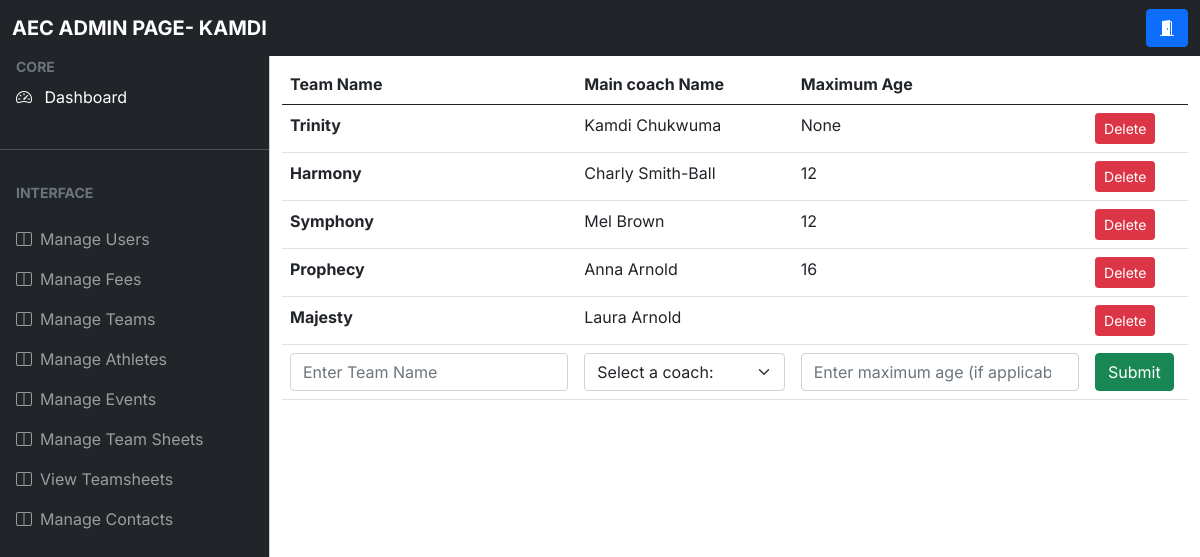
Page /teams (signed in) on the committed database.
### app.py (models this page shows)
class User(db.Model, UserMixin):
    id = db.Column(db.Integer, primary_key = True)
    firstName = db.Column(db.String(50),nullable = False)
    surname = db.Column(db.String(50), nullable = False)
    dob = db.Column(db.DateTime, nullable = False)
    start_date = db.Column(db.DateTime, nullable = True, default=date.today())
    email = db.Column(db.String(70), nullable = False)
    password = db.Column(db.String(255), nullable = False)
    usertype = db.Column(db.Integer, default = -1)
    verified = db.Column(db.Integer, default = 0)

class Team_Details(db.Model):
    team_id = db.Column(db.Integer, primary_key= True)
    coach_id = db.Column(db.Integer)
    team_name= db.Column(db.String(20), nullable= False)
    max_age = db.Column(db.Integer, nullable=True)

### app.py (the view)
@app.route('/teams', methods=['GET','POST'])#complete
@login_required
def view_teams():
    team_names = {}
    coaches = {}
    query = db.engine.execute("SELECT team__details.team_id, team__details.max_age, team__details.team_name, user.firstName, user.surname FROM team__details, user WHERE user.id == team__details.coach_id ")
    for team in query:
        team_names[team[0]] = [team[1], team[2], team[3] + " " + team[4]]
    query = db.engine.execute('SELECT user.id, user.firstName, user.surname FROM user WHERE user.usertype > {}'.format(0))
    coaches = {}
    for coach in query:
        coaches[coach[0]] = [coach[1]+ " "+ coach[2]]
    if current_user.usertype == -1 or current_user.verified == 0:
        return render_template('error.html',error="You are not authorised to view this page")
    if -1 < current_user.usertype < 3:
        return render_template('teams.html', team_names = team_names, coaches = coaches)
    query = db.engine.execute("SELECT team__details.team_id, team__details.max_age, team__details.team_name, user.firstName, user.surname FROM team__details, user WHERE user.id == team__details.coach_id")
    for team in query:
        team_names[team[0]] = [team[1], team[2], team[3] + " " + team[4]]
    db.session.commit()
    return render_template('adminteams.html', team_names = team_names,coaches = coaches)

### app.py (called while the page is built)
@login_manager.user_loader
def load_user(user_id):
    return User.query.get(user_id)

### templates/adminteams.html (shortened to what this page needs)
<!DOCTYPE html>
<html lang="en">
  <head>
    <link rel="stylesheet" href="static\css\admin\bootstrap.min.css" />
    <link
      rel="stylesheet"
      href="https://cdn.jsdelivr.net/npm/bootstrap-icons@1.4.1/font/bootstrap-icons.css"
    />
    <link rel="stylesheet" href="static\css\admin\bootstrap.min.css" />
    <link rel="stylesheet" href="static\css\admin\style.css" />
  </head>
    <nav class="navbar navbar-expand-lg navbar-dark bg-dark fixed-top">
      <div class="container-fluid">
        <a
          class="navbar-brand me-auto ms-lg-0 ms-3 text-uppercase fw-bold"
          >AEC ADMIN PAGE- {{ current_user.firstName }}</a
        >
        <div class="collapse navbar-collapse" id="topNavBar">
          <form class="d-flex ms-auto my-3 my-lg-0">
            <div class="input-group">
              <a href ="{{ url_for('logout') }}" class="btn btn-primary">
                <i class="bi bi-door-open-fill"></i>
            </a>
            </div>
          </form>
        </div>
      </div>
    </nav>
    <div
    class="offcanvas offcanvas-start sidebar-nav bg-dark"
    tabindex="-1"
    id="sidebar"
  >
    <div class="offcanvas-body p-0">
      <nav class="navbar-dark">
        <ul class="navbar-nav">
          <li>
            <div class="text-muted small fw-bold text-uppercase px-3">
              CORE
            </div>
          </li>
          <li>
            <a href="{{ url_for('admin') }}" class="nav-link px-3 active">
              <span class="me-2"><i class="bi bi-speedometer2" ></i></span>
              <span>Dashboard</span>
            </a>
          </li>
          <li class="my-4"><hr class="dropdown-divider bg-light" /></li>
          <li>
            <div class="text-muted small fw-bold text-uppercase px-3 mb-3">
              Interface
            </div>
          </li>
          <li>
            <a
              class="nav-link px-3 sidebar-link"
              href="{{ url_for('verify_users') }}"
            >
              <span class="me-2"><i class="bi bi-layout-split"></i></span>
              <span>Manage Users</span>
            </a>
            <a
            class="nav-link px-3 sidebar-link"
            href="{{ url_for('view_fees') }}"
          >
            <span class="me-2"><i class="bi bi-layout-split"></i></span>
            <span>Manage Fees</span>
          </a>
          <a
          class="nav-link px-3 sidebar-link"
          href="{{ url_for('view_teams') }}"
        >
          <span class="me-2"><i class="bi bi-layout-split"></i></span>
          <span>Manage Teams</span>
        </a>
              <a
              class="nav-link px-3 sidebar-link"
              href="{{ url_for('view_athletes') }}"
            >
              <span class="me-2"><i class="bi bi-layout-split"></i></span>
              <span>Manage Athletes</span>
            </a>
            <a
            class="nav-link px-3 sidebar-link"
            href="{{ url_for('view_events') }}"
          >
            <span class="me-2"><i class="bi bi-layout-split"></i></span>
            <span>Manage Events</span>
          </a>
          <a
          class="nav-link px-3 sidebar-link"
          href="{{ url_for('create_teamsheet') }}"
        >
          <span class="me-2"><i class="bi bi-layout-split"></i></span>
          <span>Manage Team Sheets</span>
        </a>
        <a
        class="nav-link px-3 sidebar-link"
        href="{{ url_for('view_teamsheet') }}"
      >
        <span class="me-2"><i class="bi bi-layout-split"></i></span>
        <span>View Teamsheets</span>
      </a>
      <a
      class="nav-link px-3 sidebar-link"
      href="{{ url_for('view_contacts') }}"
    >
      <span class="me-2"><i class="bi bi-layout-split"></i></span>
      <span>Manage Contacts</span>
    </a>
          </li>
        </ul>
      </nav>
    </div>
  </div>
    <main class="mt-5 pt-3">
      <div class="container-fluid">
        <form method = 'POST' action="{{ url_for('create_teams')}} ">
        <table class="table">
            <thead>
              <tr>
                <th scope="col">Team Name</th>
                <th scope="col">Main coach Name</th>
                <th scope="col">Maximum Age</th>
                <th scope= "col"></th>
              </tr>
            </thead>
            <tbody>
              {% for team in team_names %}
              <tr>
                <th scope="row">{{ team_names[team][1] }}</th>
                <td>{{ team_names[team][2] }}</td>
                <td>{{team_names[team][0]}}</td>
                <td><a type="Submit" class="btn btn-danger btn-sm" href= "{{url_for('delete_teams', teamid=team)}}">Delete</a></td>
              </tr>
              {% endfor %}
              <tr>
              <td><input
              type="text"
              class="form-control"
              id="team_name"
              name="team_name"
              placeholder="Enter Team Name"
              />
              </td>
              <td>
                <select class="form-select" aria-label="Default select example" name="coach", id= "coach">
                  <option selected>Select a coach: </option>
                </select>
              </td>
              <td>
                <div class= "form-group">
                  <input
                  type="number"
                  class="form-control"
                  id="max_age"
                  name="max_age"
                  placeholder="Enter maximum age (if applicable)"
                  />
              </td>
              <td><input class="btn btn-success" type="submit" value="Submit"></td>
              </tr>
            </tbody>
          </table>
            </div>
    </main>
  </body>
</html>

### static/css/admin/style.css (style rules this page uses)
:root { --offcanvas-width: 270px; --topNavbarHeight: 56px; }
.sidebar-nav { width: var(--offcanvas-width); }
.sidebar-link { display: flex; align-items: center; }
@media (min-width: 992px) { main { margin-left: var(--offcanvas-width); } }
@media (min-width: 992px) { .sidebar-nav { -webkit-transform: none; transform: none; visibility: visible !important; height: calc(100% - var(--topNavbarHeight)); top: var(--topNavbarHeight); } }

### rows in the picture
User: firstName "KAMDI"
Team_Details: team_name "Trinity"
Team_Details: team_name "Harmony"
Team_Details: team_name "Symphony"
Team_Details: team_name "Prophecy"
Team_Details: team_name "Majesty"

### other values in the picture
{{ team_names[team][2] }} "Kamdi Chukwuma" "Charly Smith-Ball" "Mel Brown" "Anna Arnold" "Laura Arnold"
{{ team_names[team][0] }} "None" "12" "12" "16"
